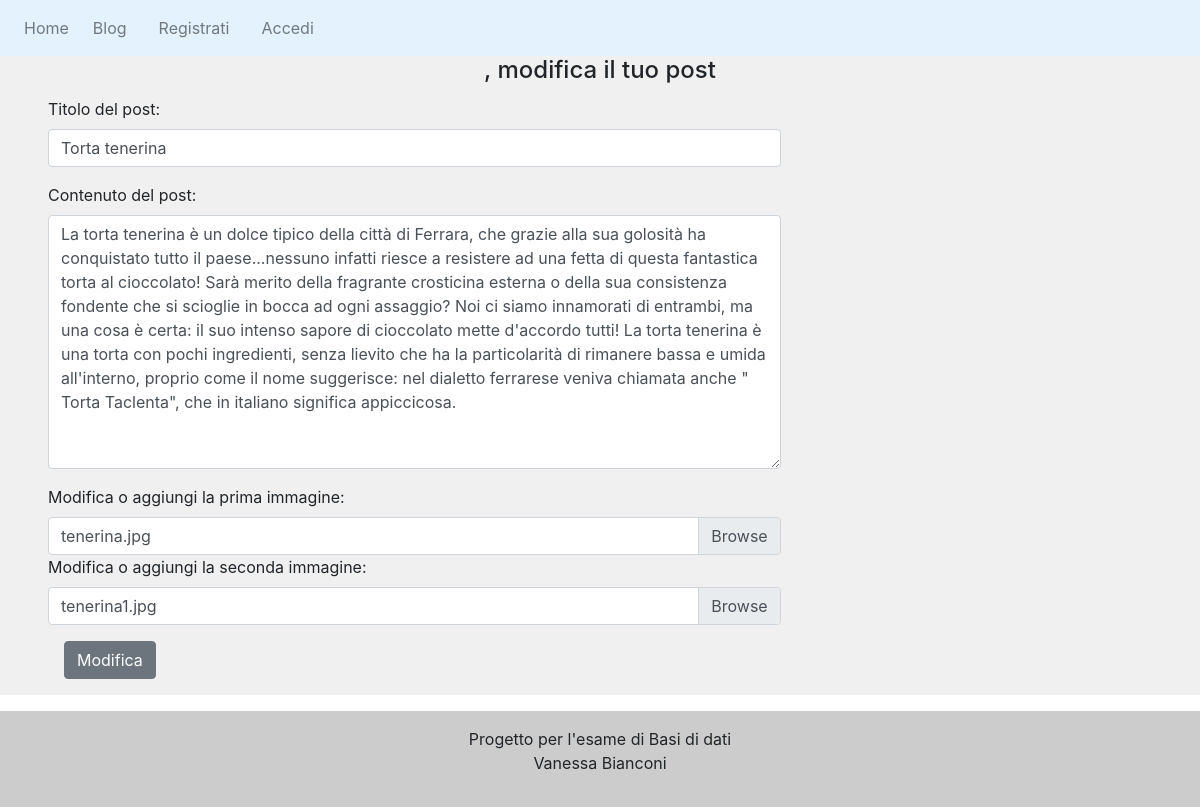
Page /mod_post.php?post_id=66 on the committed database.
### tables this page shows
CREATE TABLE `posts` (
  `id` int(11) NOT NULL,
  `title` varchar(200) NOT NULL,
  `body` mediumtext NOT NULL,
  `image1` varchar(200) DEFAULT NULL,
  `image2` varchar(200) DEFAULT NULL,
  `user_id` int(11) NOT NULL,
  `blog_id` int(11) NOT NULL,
  `date_time` datetime NOT NULL DEFAULT current_timestamp()
);

### mod_post.php (the view, shortened to what this page needs)
<?php
require "connect.php";
include('header.php');
$postID = $_GET['post_id'];
$stmt = $mysqli->prepare("SELECT * FROM posts WHERE id = ?");
$stmt->bind_param('i', $postID);
$stmt->execute();
$result = $stmt->get_result();
$post = $result->fetch_assoc();
$titolo = $post['title'];
$testo = $post['body'];
$image1 = $post['image1'];
$image2 = $post['image2'];
?>
<!DOCTYPE html>
<head>
    <link rel="stylesheet" href="css/style.css" type="text/css">
	<link rel="stylesheet" href="https://stackpath.bootstrapcdn.com/bootstrap/4.5.2/css/bootstrap.min.css">
</head>
<body>
<div>
        <div class="col-12 px-5" style="background-color:#F0F0F0;">
            <div>
                <div>
                    <h4 class="card-title text-center"><b><?php echo htmlspecialchars($_SESSION["username"]); ?></b>, modifica il tuo post</h4>
                    <form method="POST" name="creaPost" action="" enctype="multipart/form-data">
                        <div class="form-row">
                            <div class="col-8">
                                <div class="form-group">
                                    <label for="titoloCreaPost">Titolo del post:</label>
                                    <input type="text" class="form-control" id="titoloCreaPost" placeholder="Dai un titolo" value="<?php echo htmlspecialchars($titolo) ?>" name="mod_titolo">
                                </div>
                            </div>
                            <div class="col-8">
                                <div class="form-group">
                                    <label for="testo">Contenuto del post:</label>
                                    <textarea class="form-control" id="testo" rows="10" placeholder="Testo" value="<?php echo ($testo) ?>" name="mod_testo"><?php echo ($testo) ?></textarea>
                                </div>
                            </div>
                            <div class="col-8">
                            <label for="image">Modifica o aggiungi la prima immagine:</label>
                            <div class="custom-file">
                                <label class="custom-file-label" for="customFile" id="custfile1">
                                <?php if($image1 != NULL){
                                        echo ($image1);
                                    } else {
                                        echo("Scegli file...");
                                    }?>
                                </label>
                            </div>
                            </div>
                            <div class="col-8">
                            <label for="image">Modifica o aggiungi la seconda immagine:</label>
                            <div class="custom-file">
                                <label class="custom-file-label" for="customFile" id="custfile2">
                                <?php if($image2 != NULL){
                                        echo ($image2);
                                    } else {
                                        echo("Scegli file...");
                                    }?>
                                </label>
                            </div>
                            </div>
                        </div>
                        <div class="form-group p-3">
                            <button type="submit" value="Modifica" class="btn btn-secondary" name="modifica_post">Modifica</button>
                        </div>
                    </form>
                </div>
            </div>
        </div>
    </div>
</body>
<?php include('footer.php'); ?>
</html>

### rows in the picture
posts: mod_titolo "Torta tenerina", mod_testo "La torta tenerina è un dolce tipico della città di Ferrara, che grazie alla sua golosità ha conquistato tutto il paese...nessuno infatti riesce a resistere ad una fetta di questa fantastica torta al cioccolato! Sarà merito della fragrante crosticina esterna o della sua consistenza fondente che si scioglie in bocca ad ogni assaggio? Noi ci siamo innamorati di entrambi, ma una cosa è certa: il suo intenso sapore di cioccolato mette d'accordo tutti! La torta tenerina è una torta con pochi ingredienti, senza lievito che ha la particolarità di rimanere bassa e umida all'interno, proprio come il nome suggerisce: nel dialetto ferrarese veniva chiamata anche \" Torta Taclenta\", che in italiano…", image1 "tenerina.jpg", image2 "tenerina1.jpg"
